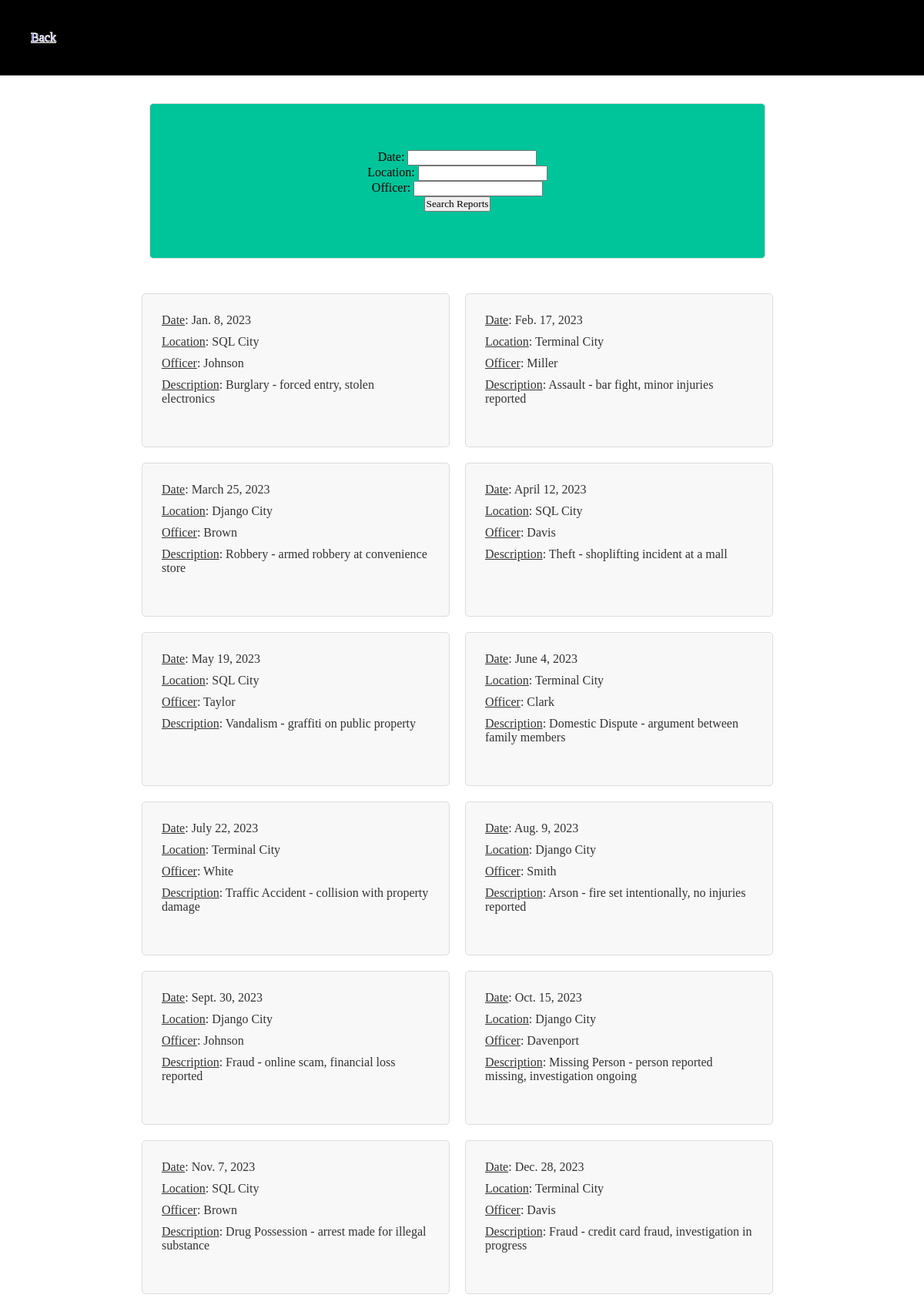
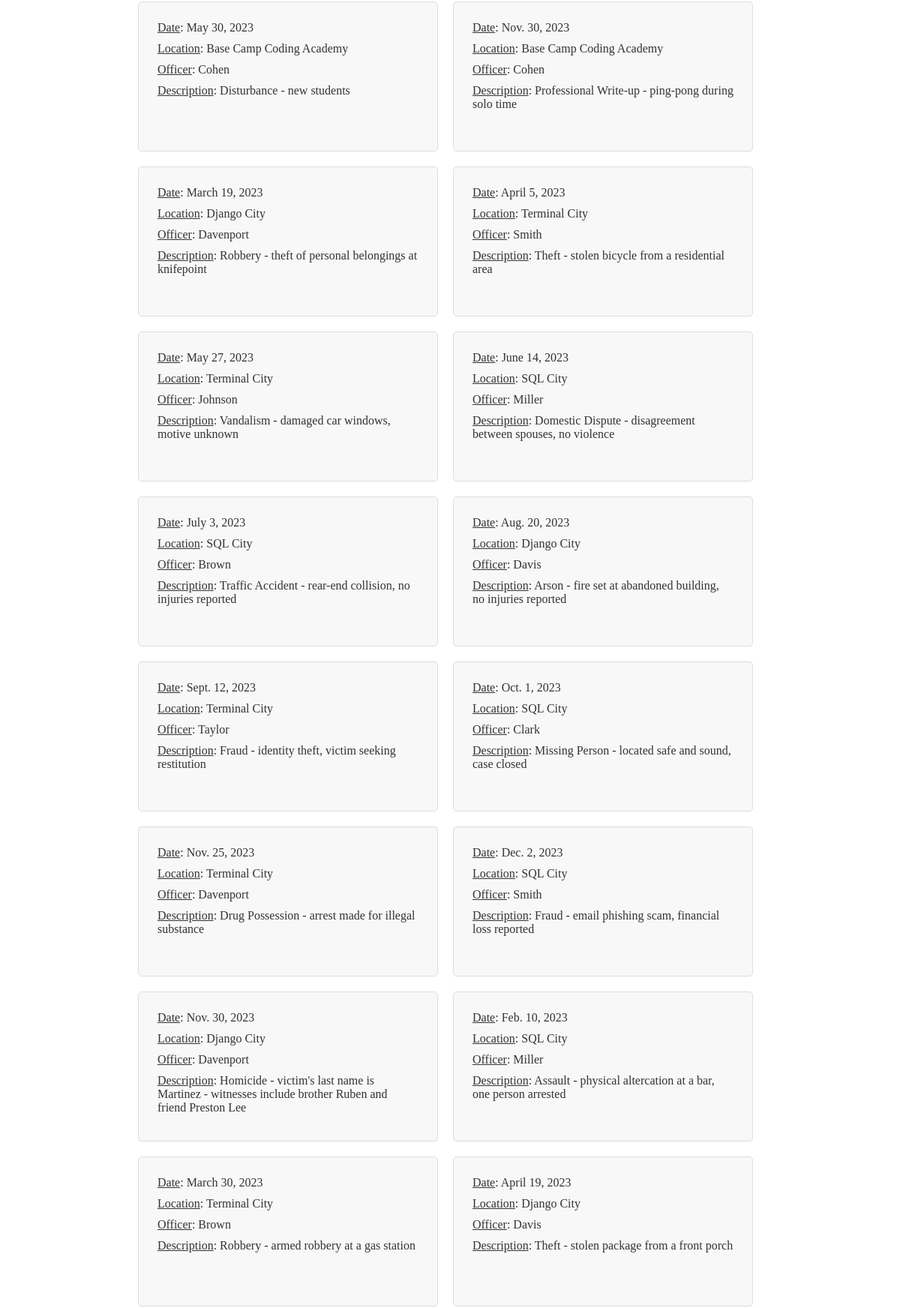
The page /report/ (upper part) on the database its author committed (2 pictures, top to bottom).
### app/models.py (models this page shows)
class CrimeSceneReport(models.Model):
    date = models.DateField()
    location = models.TextField()
    officer = models.TextField()
    description = models.TextField()

### app/views.py (the view)
# urls.py: path("report/", crime_scene_report_view, name="report"),
def crime_scene_report_view(request: HttpRequest) -> HttpResponse:
    if models.CrimeSceneReport.objects.all().count() == 0:
        crime_scene_report_data = models.load_crime_scene_report_data()
        models.save_crime_scene_report_data(crime_scene_report_data)
    form = CrimeSceneReportForm(request.GET)
    if form.is_valid():
        date = form.cleaned_data["date"]
        location = form.cleaned_data["location"]
        officer = form.cleaned_data["officer"]
        all_reports = models.all_crime_scene_reports()
        filtered_reports = models.find_crime_scene_reports(date, location, officer)
        return render(
            request,
            "report.html",
            {
                "form": form,
                "all_reports": all_reports,
                "filtered_reports": filtered_reports,
            },
        )
    return render(request, "report.html", {"form": form})

### app/forms.py
class CrimeSceneReportForm(forms.Form):
    date = forms.DateField(required=False)
    location = forms.CharField(required=False)
    officer = forms.CharField(required=False)

### app/models.py (called while the page is built)
def all_crime_scene_reports():
    return CrimeSceneReport.objects.all()

def find_crime_scene_reports(date, location, officer):
    reports = all_crime_scene_reports()
    if date:
        reports = reports.filter(date=date)
    if location:
        reports = reports.filter(location=location)
    if officer:
        reports = reports.filter(officer=officer)
    return reports

### app/templates/report.html (shortened to what this page needs)
{% extends "root.html" %}{% block content %}
<div id="main">
    <div id="search">
        <form action="{% url "report" %}">
            {% csrf_token %} {{ form.as_p }}
            <button>Search Reports</button>
        </form>
    </div>
    <div id="data">
        {% if not filtered_reports%}
            {% for report in all_reports %}
                <div class="data">
                    <p><u>Date</u>: {{ report.date }}</p>
                    <p><u>Location</u>: {{ report.location }}</p>
                    <p><u>Officer</u>: {{ report.officer }}</p>
                    <p><u>Description</u>: {{ report.description }}</p>
                </div>
            {% endfor %}
        {% elif filtered_reports %}
            {% for report in  filtered_reports%}
                <div class="data">
                    <p><u>Date</u>: {{ report.date }}</p>
                    <p><u>Location</u>: {{ report.location }}</p>
                    <p><u>Officer</u>: {{ report.officer }}</p>
                    <p><u>Description</u>: {{ report.description }}</p>
                </div>
            {% endfor %}
        {% endif %}
    </div>
</div>
{% endblock content %}

### app/templates/root.html (shortened to what this page needs)
{% load static %}
<!DOCTYPE html>
<html lang="en">
  <head>
    <link rel="stylesheet" href="{% static "styles.css" %}" />
  </head>
  <body>
    <div class="header">
      <a href="{% url "home" %}">Back</a>
    </div>
    {% block content %}{% endblock content %}
  </body>
</html>

### app/static/styles.css (style rules this page uses)
* { margin: 0; padding: 0; box-sizing: border-box; font-family: verdana; text-align: center; }
html, body { background: white; }
.header { color: white; -webkit-text-stroke: 1px white; text-align: left; background: black; padding: 40px; }
#main { width: 99%; display: flex; flex-direction: column; justify-content: center; align-items: center; flex-wrap: wrap; }
#search { margin: 3%; width: 800px; padding: 60px; border: 1px solid #ddd; border-radius: 5px; background: #00c49a; }
#data { justify-content: center; align-items: center; width: 99%; display: flex; flex-wrap: wrap; flex-direction: row; }
.data { flex-direction: column; justify-content: flex-start; align-items: flex-start; width: 400px; height: 200px; display: flex; text-align: left; flex-wrap: wrap; padding: 20px; margin: 10px; background: #f8f8f8; border: 1px solid #ddd; border-radius: 5px; font-family: "Arial", sans-serif; font-size: 16px; color: #333; overflow-y: auto; }
.data p { margin: 5px; text-align: left; }

### rows shown on the page
CrimeSceneReport: date "Jan. 8, 2023", location "SQL City", officer "Johnson", description "Burglary - forced entry, stolen electronics"
CrimeSceneReport: date "Feb. 17, 2023", location "Terminal City", officer "Miller", description "Assault - bar fight, minor injuries reported"
CrimeSceneReport: date "March 25, 2023", location "Django City", officer "Brown", description "Robbery - armed robbery at convenience store"
CrimeSceneReport: date "April 12, 2023", location "SQL City", officer "Davis", description "Theft - shoplifting incident at a mall"
CrimeSceneReport: date "May 19, 2023", location "SQL City", officer "Taylor", description "Vandalism - graffiti on public property"
CrimeSceneReport: date "June 4, 2023", location "Terminal City", officer "Clark", description "Domestic Dispute - argument between family members"
CrimeSceneReport: date "July 22, 2023", location "Terminal City", officer "White", description "Traffic Accident - collision with property damage"
CrimeSceneReport: date "Aug. 9, 2023", location "Django City", officer "Smith", description "Arson - fire set intentionally, no injuries reported"
CrimeSceneReport: date "Sept. 30, 2023", location "Django City", officer "Johnson", description "Fraud - online scam, financial loss reported"
CrimeSceneReport: date "Oct. 15, 2023", location "Django City", officer "Davenport", description "Missing Person - person reported missing, investigation ongoing"
CrimeSceneReport: date "Nov. 7, 2023", location "SQL City", officer "Brown", description "Drug Possession - arrest made for illegal substance"
CrimeSceneReport: date "Dec. 28, 2023", location "Terminal City", officer "Davis", description "Fraud - credit card fraud, investigation in progress"
CrimeSceneReport: date "May 30, 2023", location "Base Camp Coding Academy", officer "Cohen", description "Disturbance - new students"
CrimeSceneReport: date "Nov. 30, 2023", location "Base Camp Coding Academy", officer "Cohen", description "Professional Write-up - ping-pong during solo time"
CrimeSceneReport: date "March 19, 2023", location "Django City", officer "Davenport", description "Robbery - theft of personal belongings at knifepoint"
CrimeSceneReport: date "April 5, 2023", location "Terminal City", officer "Smith", description "Theft - stolen bicycle from a residential area"
CrimeSceneReport: date "May 27, 2023", location "Terminal City", officer "Johnson", description "Vandalism - damaged car windows, motive unknown"
CrimeSceneReport: date "June 14, 2023", location "SQL City", officer "Miller", description "Domestic Dispute - disagreement between spouses, no violence"
CrimeSceneReport: date "July 3, 2023", location "SQL City", officer "Brown", description "Traffic Accident - rear-end collision, no injuries reported"
CrimeSceneReport: date "Aug. 20, 2023", location "Django City", officer "Davis", description "Arson - fire set at abandoned building, no injuries reported"
CrimeSceneReport: date "Sept. 12, 2023", location "Terminal City", officer "Taylor", description "Fraud - identity theft, victim seeking restitution"
CrimeSceneReport: date "Oct. 1, 2023", location "SQL City", officer "Clark", description "Missing Person - located safe and sound, case closed"
CrimeSceneReport: date "Nov. 25, 2023", location "Terminal City", officer "Davenport", description "Drug Possession - arrest made for illegal substance"
CrimeSceneReport: date "Dec. 2, 2023", location "SQL City", officer "Smith", description "Fraud - email phishing scam, financial loss reported"
CrimeSceneReport: date "Nov. 30, 2023", location "Django City", officer "Davenport", description "Homicide - victim's last name is Martinez - witnesses include brother Ruben and friend Preston Lee"
CrimeSceneReport: date "Feb. 10, 2023", location "SQL City", officer "Miller", description "Assault - physical altercation at a bar, one person arrested"
CrimeSceneReport: date "March 30, 2023", location "Terminal City", officer "Brown", description "Robbery - armed robbery at a gas station"
CrimeSceneReport: date "April 19, 2023", location "Django City", officer "Davis", description "Theft - stolen package from a front porch"
